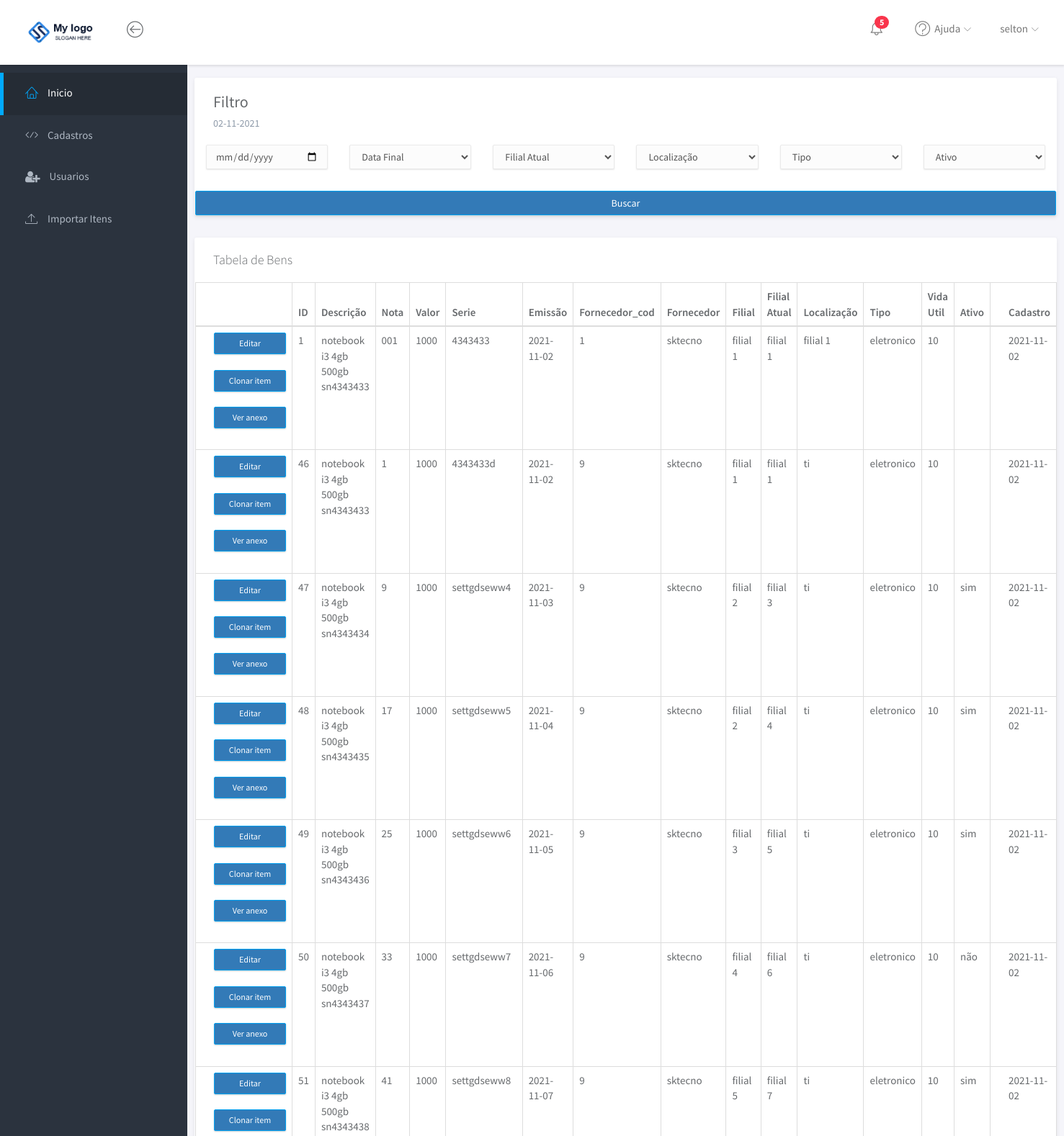
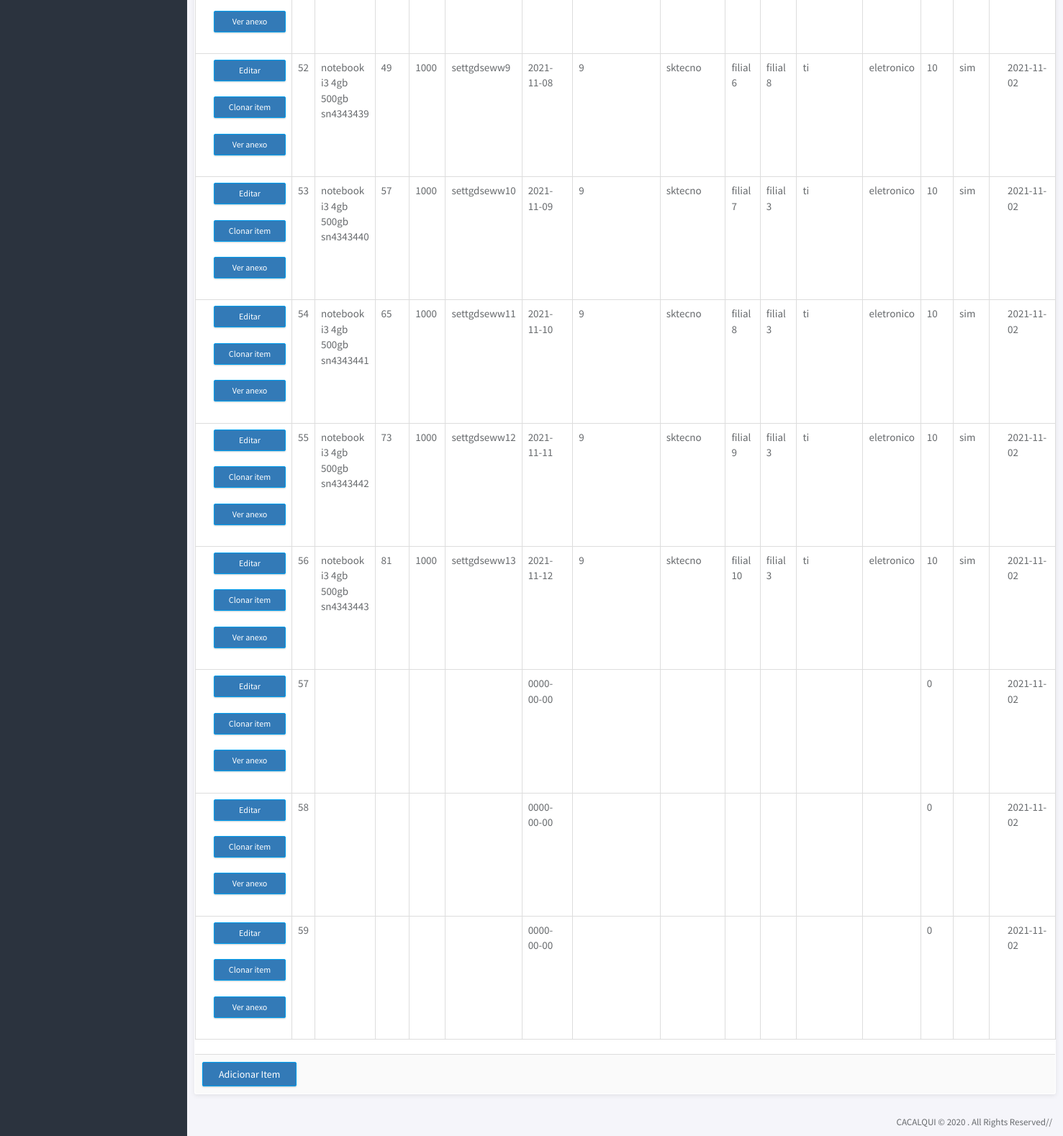
/ (signed in), run on the app's committed database (2 pictures, top to bottom).
### tables this page shows
CREATE TABLE `bens` (
  `id` int(11) NOT NULL,
  `descricao` varchar(255) NOT NULL,
  `filial` varchar(255) NOT NULL,
  `filial_atual` varchar(255) NOT NULL,
  `localizacao` varchar(255) NOT NULL,
  `nota` varchar(255) NOT NULL,
  `serie` varchar(255) NOT NULL,
  `emissao` date NOT NULL,
  `cod_fornecedor` varchar(255) NOT NULL,
  `fornecedor` varchar(255) NOT NULL,
  `cnpj` varchar(255) NOT NULL,
  `tipo` varchar(255) NOT NULL,
  `vida_util` int(11) NOT NULL,
  `ativo` varchar(255) NOT NULL,
  `data_cadastro` date NOT NULL,
  `caminho_arq` varchar(500) NOT NULL,
  `valor` varchar(255) NOT NULL,
  `danf` varchar(255) NOT NULL
);

### conexao.php (called while the page is built, shortened)
<?php
	$data=date('d-m-Y');
?>

### if_filtro.php (called while the page is built, shortened)
<?php
if ($data1loc == NULL && $data2loc == NULL && $filialloc == NULL && $localizacaoloc == NULL && $tipoloc == NULL && $ativoloc == NULL) {
    $sql = "SELECT * FROM bens ";
    $resultado = mysqli_query($conn,$sql) or die("Erro ao retornar dados");
}
?>

### index.php (the view, shortened to what this page needs)
<?php
 include 'conexao.php';
?>
<!doctype html>
<html lang="pt-br">
<head>
	<link rel="stylesheet" href="assets/vendor/bootstrap/css/bootstrap.min.css">
	<link rel="stylesheet" href="assets/vendor/font-awesome/css/font-awesome.min.css">
	<link rel="stylesheet" href="assets/vendor/linearicons/style.css">
	<link rel="stylesheet" href="assets/vendor/chartist/css/chartist-custom.css">
	<link rel="stylesheet" href="assets/css/main.css">
	<link href="new/vendor/datatables/datatables.bootstrap4.css" rel="stylesheet">
</head>
<body>
	<div id="wrapper">
<?php
  include_once "topo.php";
?>
	<?php
	include_once "menu_lateral.php";
	?>
		<div class="main">
			<div class="main-content">
				<div class="">
					<div class="panel panel-headline">
						<div class="panel-heading">
							<h3 class="panel-title">Filtro</h3>
							<p class="panel-subtitle"><?php echo"$data"; ?></p>
						</div>
						<form class="contact-form" method="post" enctype="multipart/form-data" action="<?php $_SERVER['PHP_SELF'] ?>">
						   <div class="col-md-2 col-sm-2">
						    <input class="form-control" type="date" name="data1" id="data1">
								</div>
								<div class="col-md-2 col-sm-2">
						   <select name="data2" class="form-control" id="data2">
						   <option value="" >Data Final</option>
						   </select>
					</div>
					<div class="col-md-2 col-sm-2">
						<select name="filial_atual" class="form-control" id="filial_atual">
						<option value="">Filial Atual</option>
						</select>
					</div>
					<div class="col-md-2 col-sm-2">
						<select name="localizacao" class="form-control" id="localizacao">
						<option value="" >Localização</option>
						</select>
					</div>
						<div class="col-md-2 col-sm-2">
							<select name="tipo" class="form-control" id="tipo" >
								<option value="">Tipo</option>
							</select>
						</div>
						<div class="col-md-2 col-sm-2">
							<select name="ativo" class="form-control" id="ativo" >
								<option value="">Ativo</option>
							</select>
						</div>
<br><br><br>
<input type="submit" class="btn btn-primary btn-block" value="Buscar">
</form>
						</div>
					</div>
					<div class="row">
						<div class="container-fluid">
							<div class="panel">
								<div class="panel-heading">
									<h3 class="panel-title">Tabela de Bens</h3>
								</div>
								<div class="panel-body no-padding">
								<table class="table table-bordered" id="dataTable" width="100%" cellspacing="0" align="center">
											<thead>
												<tr>
													<th>  </th>
													<th>ID</th>
													<th>Descrição</th>
													<th>Nota</th>
													<th>Valor</th>
													<th>Serie</th>
													<th>Emissão</th>
													<th>Fornecedor_cod</th>
													<th>Fornecedor</th>
													<th>Filial</th>
													<th>Filial Atual</th>
													<th>Localização</th>
													<th>Tipo</th>
													<th>Vida Util</th>
													<th>Ativo</th>
													<th>Cadastro</th>
												</tr>
											</thead>
											<tbody>
<?php
$data1loc = $_POST['data1'];
$data2loc = $_POST['data2'];
$filialloc = $_POST['filial_atual'];
$localizacaoloc = $_POST['localizacao'];
$tipoloc = $_POST['tipo'];
$ativoloc = $_POST['ativo'];
include "if_filtro.php";
while ($registro = mysqli_fetch_array($resultado))
{
$id = $registro['id'];
$descricao = $registro['descricao'];
$filial = $registro['filial'];
$filial_atual = $registro['filial_atual'];
$localizacao = $registro['localizacao'];
$nota = $registro['nota'];
$valor = $registro['valor'];
$serie = $registro['serie'];
$emissao = $registro['emissao'];
$cod_fornecedor = $registro['cod_fornecedor'];
$fornecedor = $registro['fornecedor'];
$tipo = $registro['tipo'];
$vida_util = $registro['vida_util'];
$ativo = $registro['ativo'];
$data_cadastro = $registro['data_cadastro'];
$arq = $registro['caminho_arq'];
?>
<tr>
<td>
<button type="button" style="width: 100px; height: 30px; " class="btn btn-xs btn btn-primary" data-toggle="modal" data-target="#exampleModal1"
data-whatever="<?php echo "$id"; ?>"
data-whateverdescricao="<?php echo "$descricao"; ?>"
data-whateverfilial="<?php echo "$filial"; ?>"
data-whateverfilial_atual="<?php echo "$filial_atual"; ?>"
data-whateverlocalizacao="<?php echo "$localizacao"; ?>"
data-whatevernota="<?php echo "$nota"; ?>"
data-whateverserie="<?php echo "$serie"; ?>"
data-whateveremissao="<?php echo "$emissao"; ?>"
data-whateverfornecedor="<?php echo "$fornecedor"; ?>"
data-whatevertipo="<?php echo "$tipo"; ?>"
data-whatevervida_util="<?php echo "$vida_util"; ?>"
data-whateverativo="<?php echo "$ativo"; ?>"
data-whateverdata_cadastro="<?php echo "$data_cadastro"; ?>"
>Editar </button>
<br><br>
<button type="button" style="width: 100px; height: 30px; " class="btn btn-xs btn btn-primary" data-toggle="modal" data-target="#exampleModal2"
data-whatever="<?php echo "$id"; ?>"
data-whateverdescricao="<?php echo "$descricao"; ?>"
data-whateverfilial="<?php echo "$filial"; ?>"
data-whateverfilial_atual="<?php echo "$filial_atual"; ?>"
data-whateverlocalizacao="<?php echo "$localizacao"; ?>"
data-whatevernota="<?php echo "$nota"; ?>"
data-whateverserie="<?php echo "$serie"; ?>"
data-whateveremissao="<?php echo "$emissao"; ?>"
data-whateverfornecedor="<?php echo "$fornecedor"; ?>"
data-whatevertipo="<?php echo "$tipo"; ?>"
data-whatevervida_util="<?php echo "$vida_util"; ?>"
data-whateverativo="<?php echo "$ativo"; ?>"
data-whateverdata_cadastro="<?php echo "$data_cadastro"; ?>"
>Clonar item</button>
<br><br>
<a href="<?php echo"$arq"; ?>" style="width: 100px; height: 30px;" target="_blank" class="btn btn-xs btn btn-primary" >Ver anexo</a>
<br><br>
</td>
<td><?php echo"$id"; ?></td>
<td><?php echo"$descricao"; ?></td>
<td><?php echo"$nota"; ?></td>
<td><?php echo"$valor"; ?></td>
<td><?php echo"$serie"; ?></td>
<td><?php echo"$emissao"; ?></td>
<td><?php echo"$cod_fornecedor"; ?></td>
<td><?php echo"$fornecedor"; ?></td>
<td><?php echo"$filial"; ?></td>
<td><?php echo"$filial_atual"; ?></td>
<td><?php echo"$localizacao"; ?></td>
<td><?php echo"$tipo"; ?></td>
<td><?php echo"$vida_util"; ?></td>
<td><?php echo"$ativo"; ?></td>
<td><?php echo"$data_cadastro"; ?></td>
</tr>
												  <?php
												  }
												  ?>
												</tbody>
												</table>
												<div class="panel-footer">
									<div class="row">
										<div class="">
										<button type="button" class="btn btn-primary" data-toggle="modal"
										data-target="#exampleModal" data-whatever="<?php echo "$id"; ?>"> Adicionar Item</button>
										</div>
									</div>
												</div>
								</div>
							</div>
						</div>
					</div>
				</div>
			</div>
		</div>
		<footer>
			<div class="container-fluid">
				<p class="copyright">CACALQUI &copy; 2020 <a href="#" target="_blank"></a>. All Rights Reserved/<?php echo"$filialsk";?>/</p>
			</div>
		</footer>
</body>
</html>

### topo.php (shortened to what this page needs)
<?php $nome=$_SESSION['nome']; ?>
<nav class="navbar navbar-default navbar-fixed-top">
			<div class="brand">
				<a href="index.php"><img src="assets/img/logo-dark.png" alt="Aniger Logo" style=" height: 30px; width: 170x " class="img-responsive logo"></a>
			</div>
			<div class="container-fluid">
				<div class="navbar-btn">
					<button type="button" class="btn-toggle-fullwidth"><i class="lnr lnr-arrow-left-circle"></i></button>
				</div>
				<div id="navbar-menu">
					<ul class="nav navbar-nav navbar-right">
						<li class="dropdown">
							<a href="#" class="dropdown-toggle icon-menu" data-toggle="dropdown">
								<i class="lnr lnr-alarm"></i>
								<span class="badge bg-danger">5</span>
							</a>
						</li>
						<li class="dropdown">
							<a href="#" class="dropdown-toggle" data-toggle="dropdown"><i class="lnr lnr-question-circle"></i> <span>Ajuda</span> <i class="icon-submenu lnr lnr-chevron-down"></i></a>
						</li>
						<li class="dropdown">
							<a href="#" class="dropdown-toggle" data-toggle="dropdown"> <span><?php echo"$nome"; ?></span> <i class="icon-submenu lnr lnr-chevron-down"></i></a>
						</li>
					</ul>
				</div>
			</div>
		</nav>

### menu_lateral.php (shortened to what this page needs)
<div id="sidebar-nav" class="sidebar">
	<div class="sidebar-scroll">
		<nav>
			<ul class="nav">
			<br>
				<li><a href="index.php" class="active"><i class="lnr lnr-home"></i> <span>Inicio</span></a></li>
				<li><a href="cadastros.php" class=""><i class="lnr lnr-code"></i> <span>Cadastros</span></a></li>
				<li><a href="cadastros_user.php" class=""><i class="fa fa-user-plus"></i> <span>Usuarios</span></a></li>
				<li><a href="importar_itens.php" class=""><i class="lnr lnr-upload"></i> <span>Importar Itens</span></a></li>
			</ul>
		</nav>
	</div>
</div>

### data on the page
bens: id "1", descricao "notebook i3 4gb 500gb sn4343433", nota "001", valor "1000", serie "4343433", emissao "2021-11-02", cod_fornecedor "1", fornecedor "sktecno", filial "filial 1", filial_atual "filial 1", localizacao "filial 1", tipo "eletronico", vida_util "10", data_cadastro "2021-11-02"
bens: id "46", descricao "notebook i3 4gb 500gb sn4343433", nota "1", valor "1000", serie "4343433d", emissao "2021-11-02", cod_fornecedor "9", fornecedor "sktecno", filial "filial 1", filial_atual "filial 1", localizacao "ti", tipo "eletronico", vida_util "10", data_cadastro "2021-11-02"
bens: id "47", descricao "notebook i3 4gb 500gb sn4343434", nota "9", valor "1000", serie "settgdseww4", emissao "2021-11-03", cod_fornecedor "9", fornecedor "sktecno", filial "filial 2", filial_atual "filial 3", localizacao "ti", tipo "eletronico", vida_util "10", ativo "sim", data_cadastro "2021-11-02"
bens: id "48", descricao "notebook i3 4gb 500gb sn4343435", nota "17", valor "1000", serie "settgdseww5", emissao "2021-11-04", cod_fornecedor "9", fornecedor "sktecno", filial "filial 2", filial_atual "filial 4", localizacao "ti", tipo "eletronico", vida_util "10", ativo "sim", data_cadastro "2021-11-02"
bens: id "49", descricao "notebook i3 4gb 500gb sn4343436", nota "25", valor "1000", serie "settgdseww6", emissao "2021-11-05", cod_fornecedor "9", fornecedor "sktecno", filial "filial 3", filial_atual "filial 5", localizacao "ti", tipo "eletronico", vida_util "10", ativo "sim", data_cadastro "2021-11-02"
bens: id "50", descricao "notebook i3 4gb 500gb sn4343437", nota "33", valor "1000", serie "settgdseww7", emissao "2021-11-06", cod_fornecedor "9", fornecedor "sktecno", filial "filial 4", filial_atual "filial 6", localizacao "ti", tipo "eletronico", vida_util "10", ativo "não", data_cadastro "2021-11-02"
bens: id "51", descricao "notebook i3 4gb 500gb sn4343438", nota "41", valor "1000", serie "settgdseww8", emissao "2021-11-07", cod_fornecedor "9", fornecedor "sktecno", filial "filial 5", filial_atual "filial 7", localizacao "ti", tipo "eletronico", vida_util "10", ativo "sim", data_cadastro "2021-11-02"
bens: id "52", descricao "notebook i3 4gb 500gb sn4343439", nota "49", valor "1000", serie "settgdseww9", emissao "2021-11-08", cod_fornecedor "9", fornecedor "sktecno", filial "filial 6", filial_atual "filial 8", localizacao "ti", tipo "eletronico", vida_util "10", ativo "sim", data_cadastro "2021-11-02"
bens: id "53", descricao "notebook i3 4gb 500gb sn4343440", nota "57", valor "1000", serie "settgdseww10", emissao "2021-11-09", cod_fornecedor "9", fornecedor "sktecno", filial "filial 7", filial_atual "filial 3", localizacao "ti", tipo "eletronico", vida_util "10", ativo "sim", data_cadastro "2021-11-02"
bens: id "54", descricao "notebook i3 4gb 500gb sn4343441", nota "65", valor "1000", serie "settgdseww11", emissao "2021-11-10", cod_fornecedor "9", fornecedor "sktecno", filial "filial 8", filial_atual "filial 3", localizacao "ti", tipo "eletronico", vida_util "10", ativo "sim", data_cadastro "2021-11-02"
bens: id "55", descricao "notebook i3 4gb 500gb sn4343442", nota "73", valor "1000", serie "settgdseww12", emissao "2021-11-11", cod_fornecedor "9", fornecedor "sktecno", filial "filial 9", filial_atual "filial 3", localizacao "ti", tipo "eletronico", vida_util "10", ativo "sim", data_cadastro "2021-11-02"
bens: id "56", descricao "notebook i3 4gb 500gb sn4343443", nota "81", valor "1000", serie "settgdseww13", emissao "2021-11-12", cod_fornecedor "9", fornecedor "sktecno", filial "filial 10", filial_atual "filial 3", localizacao "ti", tipo "eletronico", vida_util "10", ativo "sim", data_cadastro "2021-11-02"
bens: id "57", emissao "0000-00-00", vida_util "0", data_cadastro "2021-11-02"
bens: id "58", emissao "0000-00-00", vida_util "0", data_cadastro "2021-11-02"
bens: id "59", emissao "0000-00-00", vida_util "0", data_cadastro "2021-11-02"

### other printed values
$nome "selton"
